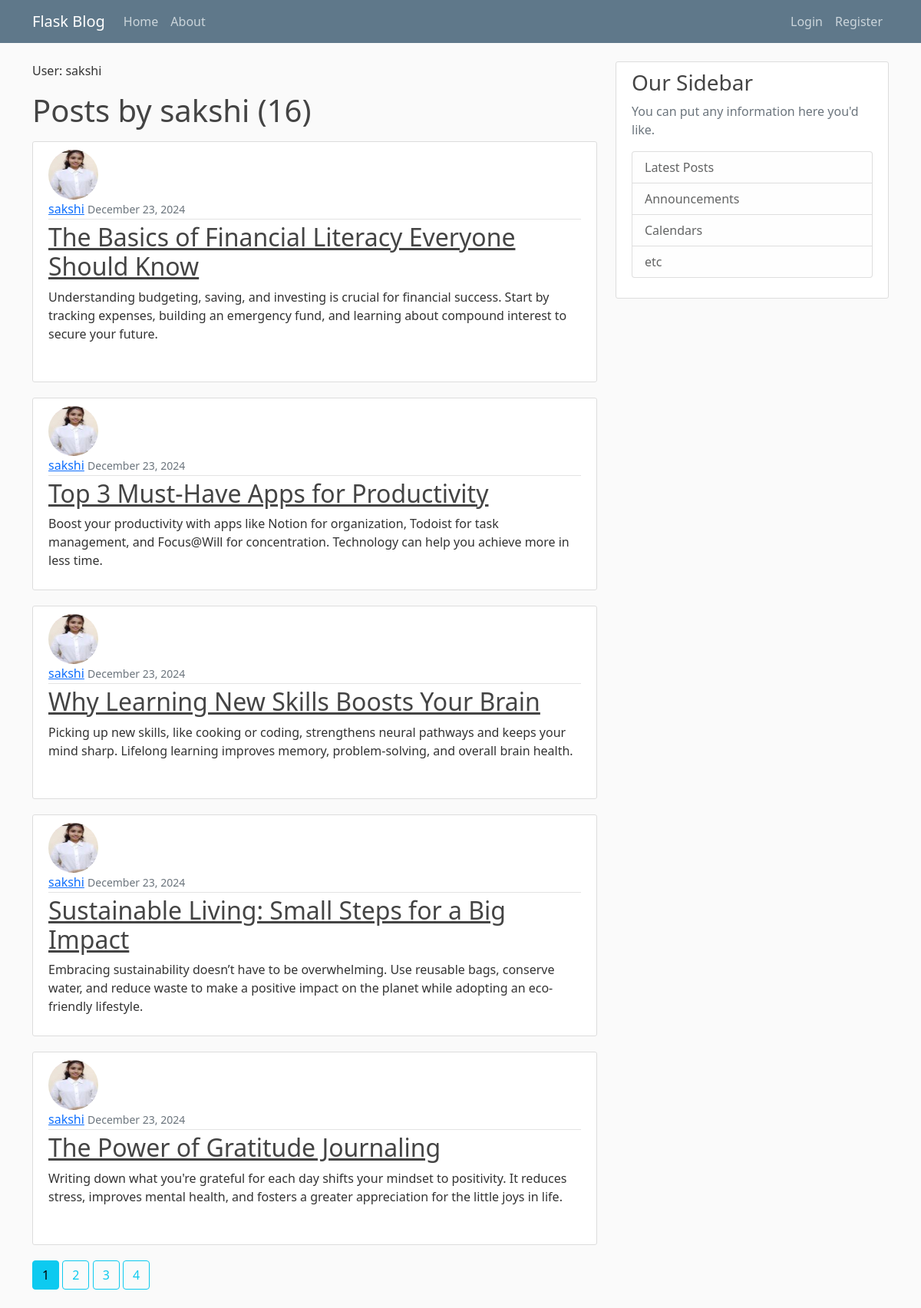
The page /user/sakshi on the database its author committed.
### flask_blog/models.py (models this page shows, shortened)
class User(db.Model, UserMixin):
    id = db.Column(db.Integer, primary_key=True)
    username = db.Column(db.String(20), unique=True, nullable=False)  # Corrected typo from 'usernam' to 'username'
    email = db.Column(db.String(120), unique=True, nullable=False)
    image_file = db.Column(db.String(120), nullable=True, default='default.jpg')
    password = db.Column(db.String(60), nullable=False)
    posts = db.relationship('Post', backref='author', lazy=True)  # Changed 'post' to 'posts' for consistency

class Post(db.Model):
    id = db.Column(db.Integer, primary_key=True)
    title = db.Column(db.String(100), nullable=False)  # Increased length of title for flexibility
    date_posted = db.Column(db.DateTime, nullable=False, default=datetime.utcnow)
    content = db.Column(db.Text, nullable=False)
    user_id = db.Column(db.Integer, db.ForeignKey('user.id'), nullable=True)  # Adjusted 'nullable' as needed

### flask_blog/routes.py (the view)
@app.route("/user/<string:username>")
def user_posts(username):
    page = request.args.get('page', 1, type=int)
    user = User.query.filter_by(username=username).first_or_404()
    posts = Post.query.filter_by(author=user)\
        .order_by(Post.date_posted.desc())\
        .paginate(page=page, per_page=5)
    return render_template('user_posts.html', posts=posts, user=user)

### flask_blog/templates/user_posts.html
{% extends 'Layout.html' %}
{% block content %}
    <p>User: {{ user.username }}</p>
    <h1 class="mb-3">Posts by {{ user.username }} ({{ posts.total }})</h1>
    {% for post in posts.items %}
        <article class="media content-section">
            <img class="rounded-circle article-img" src="{{ url_for('static', filename='profile_pics/' + post.author.image_file) }}" alt="Profile Picture">
            <div class="media-body">
                <div class="article-metadata">
                    <a class="mr-2" href="{{ url_for('user_posts', username=post.author.username) }}">{{ post.author.username }}</a>
                    <small class="text-muted">{{ post.date_posted.strftime('%B %d, %Y') }}</small>
                </div>
                <h2><a class="article-title" href="{{ url_for('post', post_id=post.id ) }}">{{ post.title }}</a></h2>
                <p class="article-content">{{ post.content }}</p>
            </div>
        </article>
    {% endfor %}
    {% for page_num in posts.iter_pages(left_edge=1, right_edge=1, left_current=1, right_current=2) %}
        {% if page_num %}
            {% if posts.page == page_num %}
                <a class="btn btn-info mb-4" href="{{ url_for('user_posts', username=user.username, page=page_num) }}">{{ page_num }}</a>
            {% else %}
                <a class="btn btn-outline-info mb-4" href="{{ url_for('user_posts', username=user.username, page=page_num) }}">{{ page_num }}</a>
            {% endif %}
        {% else %}
            ...
        {% endif %}
    {% endfor %}
{% endblock %}

### flask_blog/static/main.css (style rules this page uses)
body { background: #fafafa; color: #333333; margin-top: 5rem; }
h1, h2, h3, h4, h5, h6 { color: #444444; }
.content-section { background: #ffffff; padding: 10px 20px; border: 1px solid #dddddd; border-radius: 3px; margin-bottom: 20px; }
.article-title { color: #444444; }
.article-content { white-space: pre-line; }
.article-img { height: 65px; width: 65px; margin-right: 16px; }
.article-metadata { padding-bottom: 1px; margin-bottom: 4px; border-bottom: 1px solid #e3e3e3 }

### rows shown on the page
User: username "sakshi"
Post: image_file (picture), author.username "sakshi", date_posted "December 23, 2024", title "The Basics of Financial Literacy Everyone Should Know", content "Understanding budgeting, saving, and investing is crucial for financial success. Start by tracking expenses, building an emergency fund, and learning about compound interest to secure your future."
Post: image_file (picture), author.username "sakshi", date_posted "December 23, 2024", title "Top 3 Must-Have Apps for Productivity", content "Boost your productivity with apps like Notion for organization, Todoist for task management, and Focus@Will for concentration. Technology can help you achieve more in less time."
Post: image_file (picture), author.username "sakshi", date_posted "December 23, 2024", title "Why Learning New Skills Boosts Your Brain", content "Picking up new skills, like cooking or coding, strengthens neural pathways and keeps your mind sharp. Lifelong learning improves memory, problem-solving, and overall brain health."
Post: image_file (picture), author.username "sakshi", date_posted "December 23, 2024", title "Sustainable Living: Small Steps for a Big Impact", content "Embracing sustainability doesn’t have to be overwhelming. Use reusable bags, conserve water, and reduce waste to make a positive impact on the planet while adopting an eco-friendly lifestyle."
Post: image_file (picture), author.username "sakshi", date_posted "December 23, 2024", title "The Power of Gratitude Journaling", content "Writing down what you're grateful for each day shifts your mindset to positivity. It reduces stress, improves mental health, and fosters a greater appreciation for the little joys in life."

### other values the page prints
{{ posts.total }} "16"
{{ page_num }} "1"
{{ page_num }} "2" "3" "4"
